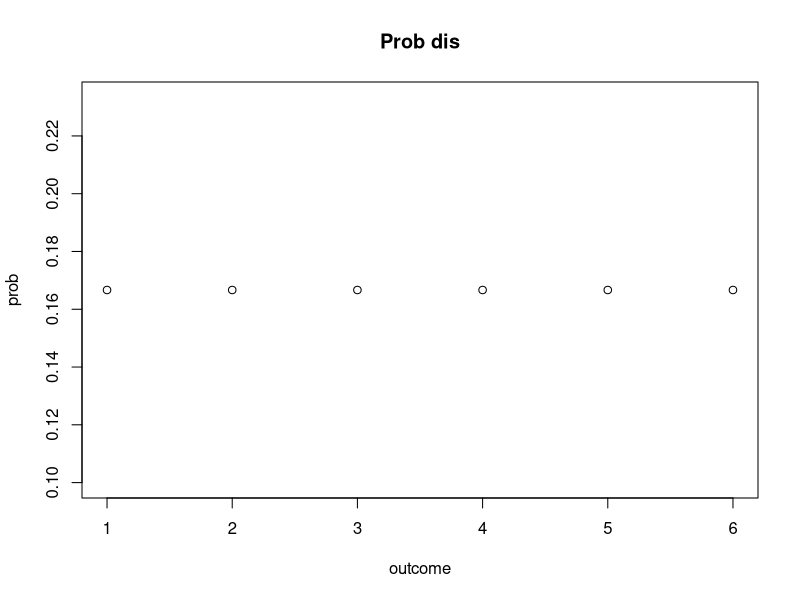
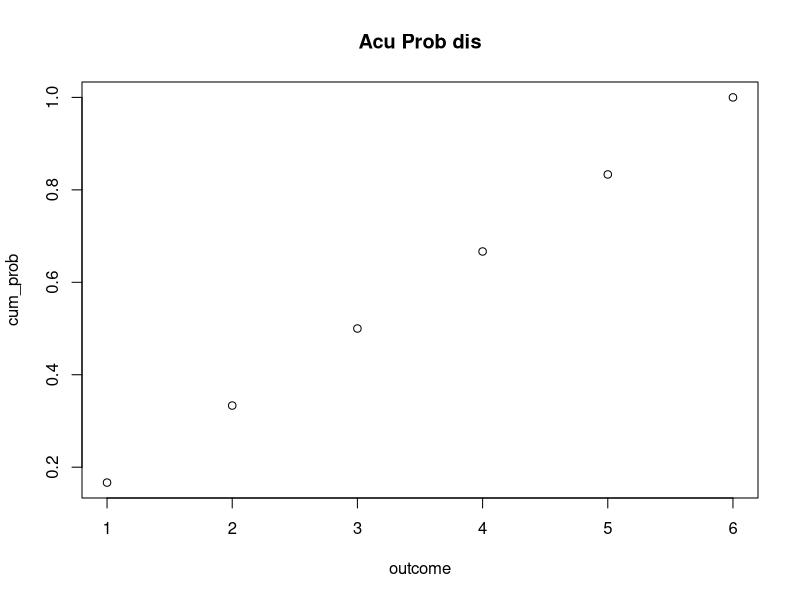
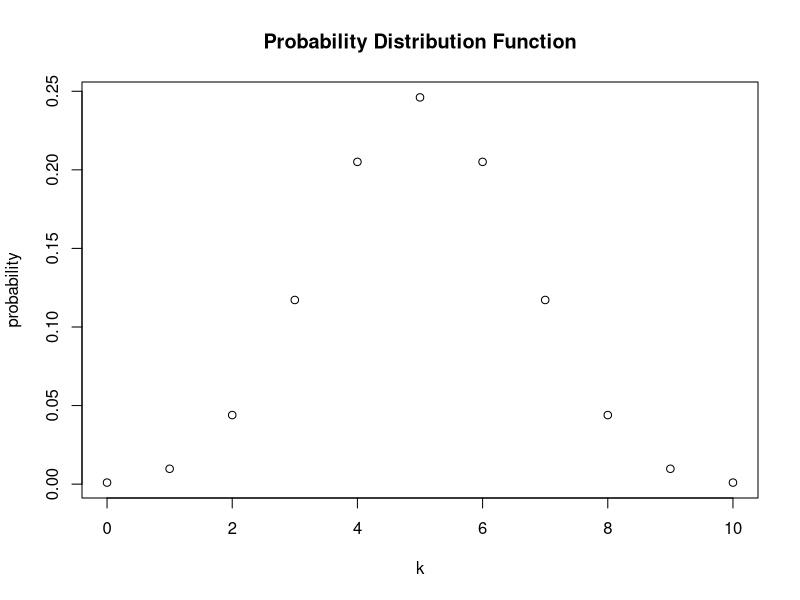
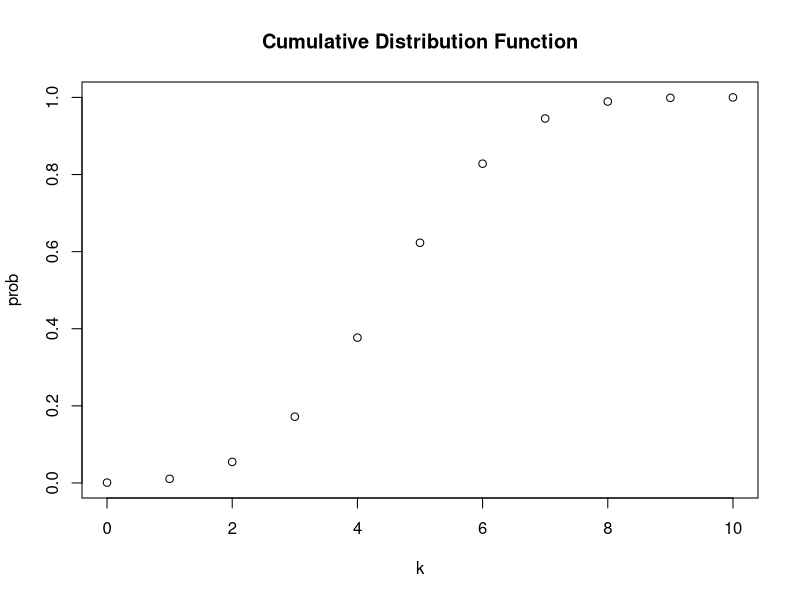
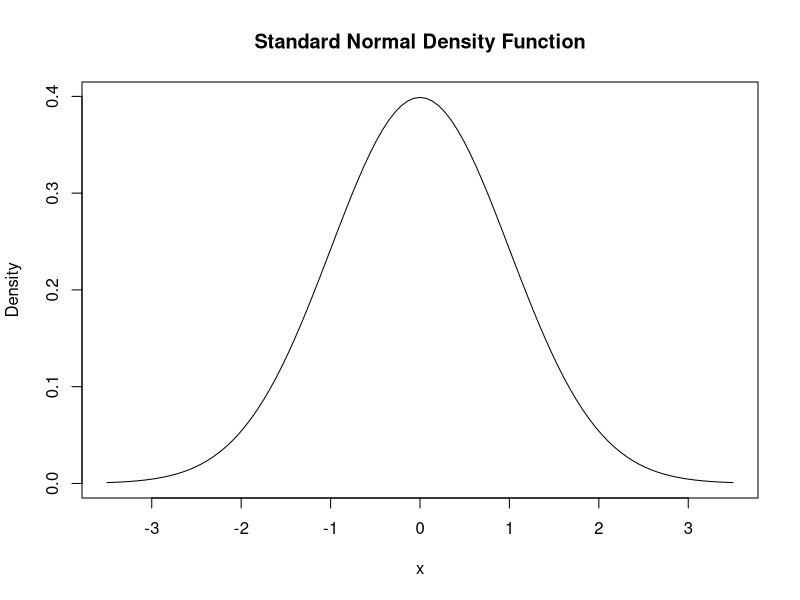
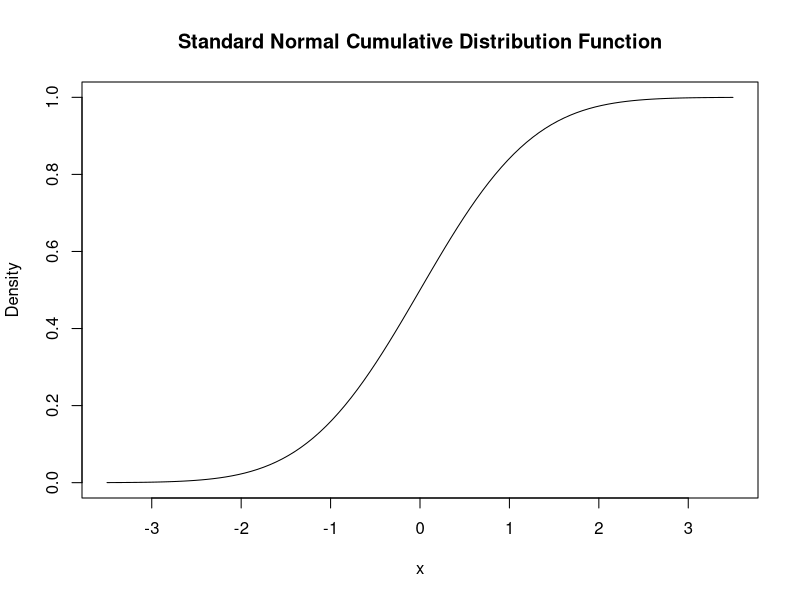
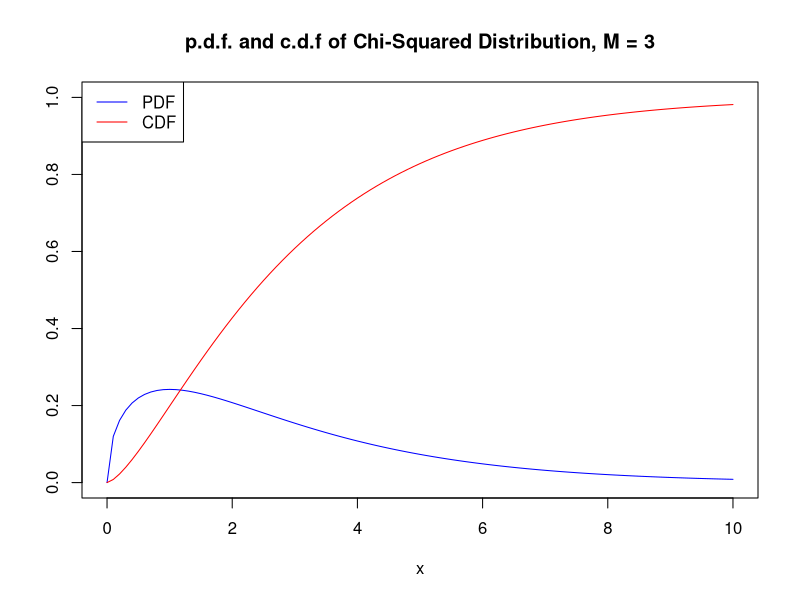
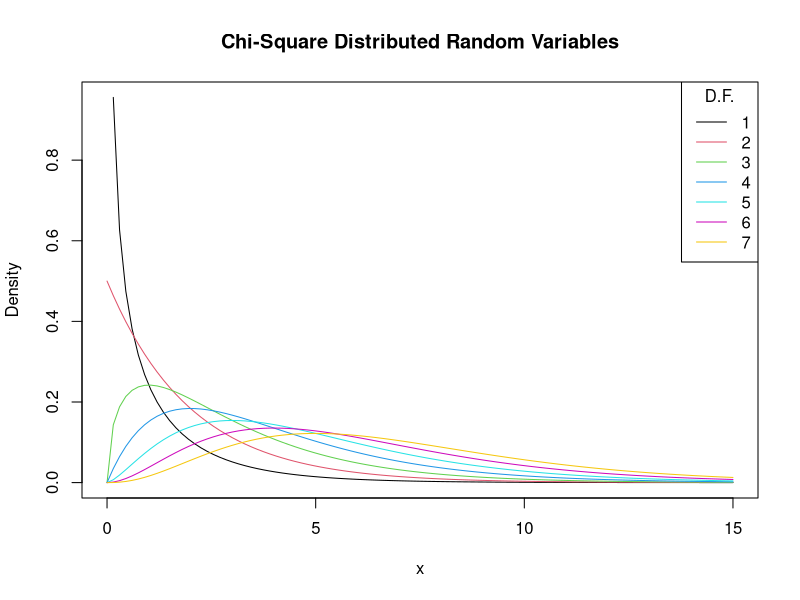

Write the R code that produced these figures, in order.
## ---- chunk 1
knitr::opts_chunk$set(echo = TRUE)
## ---- chunk 2
#Muestro aleatorio discreto, size 1
sample(1:6,1)
#Graficando probabilidades 
prob<-rep(1/6,6)
plot(prob,main='Prob dis',xlab='outcome')
#Para la probabilidad acumulada
cum_prob<-cumsum((prob))
plot(cum_prob,main='Acu Prob dis',xlab='outcome')
## ---- chunk 3
#Outcome pueden ser strings
sample(c("H", "T"), 1)
#Si denotamos a k como probabilidad de exito de optener H en bernuolli k~B(n,p)
dbinom(x=5,size=10,prob=0.5)
#Y si ahora queremos P(4<= K <=7 )
sum(dbinom(x=4:7,size=10,prob=0.5))
# Otra forma es con pbinom que toma prob. acum.
#ajustando vector de outcomes
k<-0:10
# assign the probabilities
probability <- dbinom(x = k,
                      size = 10, 
                      prob = 0.5)

# plot the outcomes against their probabilities
plot(x = k, 
     y = probability,
     main = "Probability Distribution Function") 
# compute cumulative probabilities
prob <- pbinom(q = k, 
               size = 10, 
               prob = 0.5)

# plot the cumulative probabilities
plot(x = k, 
     y = prob,
     main = "Cumulative Distribution Function") 
## ---- chunk 4
# compute mean of natural numbers from 1 to 6
mean(1:6)

# set seed for reproducibility
set.seed(1)
# compute the sample mean of 10000 dice rolls
mean(sample(1:6, 
           10000, 
           replace = T))
#Varianza 
var(1:6)
## ---- chunk 5
# define functions
f <- function(x) 3 / x^4
g <- function(x) x * f(x)
h <- function(x) x^2 * f(x)
# compute area under the density curve
area <- integrate(f, 
                 lower = 1, 
                 upper = Inf)$value
area
# Calculando la esperanza
EX <- integrate(g,
                lower = 1,
                upper = Inf)$value
EX
# compute Var(X)
VarX <- integrate(h,
                  lower = 1,
                  upper = Inf)$value - EX^2 
VarX
## [1] 0.75
## ---- chunk 6
# draw a plot of the N(0,1) PDF
curve(dnorm(x),
      xlim = c(-3.5, 3.5),
      ylab = "Density", 
      main = "Standard Normal Density Function") 
# compute denstiy at x=-1.96, x=0 and x=1.96
dnorm(x = c(-1.96, 0, 1.96))
# plot the standard normal CDF
curve(pnorm(x), 
      xlim = c(-3.5, 3.5), 
      ylab = "Density", 
      main = "Standard Normal Cumulative Distribution Function")
# define the standard normal PDF as an R function
f <- function(x) {
  1/(sqrt(2 * pi)) * exp(-0.5 * x^2)
}
# define a vector of reals
quants <- c(-1.96, 0, 1.96)
# compute densities
f(quants)
# integrate f()
integrate(f, 
          lower = -Inf, 
          upper = 1.337)
#El valor es la probabiliad de observar un z<1.337
#o 
pnorm(1.337)
# P(-1.96<z<1.96)=1-2xP(z(<-1.96)) Osea que Z se encuentre hasta dos ds de distancia
# compute the probability
1 - 2 * (pnorm(-1.96))
## ---- chunk 7
# plot the PDF
curve(dchisq(x, df = 3), 
      xlim = c(0, 10), 
      ylim = c(0, 1), 
      col = "blue",
      ylab = "",
      main = "p.d.f. and c.d.f of Chi-Squared Distribution, M = 3")

# add the CDF to the plot
curve(pchisq(x, df = 3), 
      xlim = c(0, 10),add = TRUE,
      col = "red")

# add a legend to the plot
legend("topleft", 
       c("PDF", "CDF"), 
       col = c("blue", "red"), 
       lty = c(1, 1))
# plot the density for M=1
curve(dchisq(x, df = 1), 
      xlim = c(0, 15), 
      xlab = "x", 
      ylab = "Density", 
      main = "Chi-Square Distributed Random Variables")

# add densities for M=2,...,7 to the plot using a 'for()' loop 
for (M in 2:7) {
  curve(dchisq(x, df = M),
        xlim = c(0, 15), 
        add = T, 
        col = M)
}

# add a legend
legend("topright", 
       as.character(1:7), 
       col = 1:7 , 
       lty = 1, 
       title = "D.F.")
# Aumento de varianza mientras aumento fd
## ---- chunk 8
curve(dnorm(x), 
      xlim = c(-4, 4), 
      xlab = "x", 
      lty = 2, 
      ylab = "Density", 
      main = "Densities of t Distributions")

# plot the t density for M=2
curve(dt(x, df = 2), 
      xlim = c(-4, 4), 
      col = 2, 
      add = T)

# plot the t density for M=4
curve(dt(x, df = 4), 
      xlim = c(-4, 4), 
      col = 3, 
      add = T)

# plot the t density for M=25
curve(dt(x, df = 25), 
      xlim = c(-4, 4), 
      col = 4, 
      add = T)

# add a legend
legend("topright", 
       c("N(0, 1)", "M=2", "M=4", "M=25"), 
       col = 1:4, 
       lty = c(2, 1, 1, 1))
#Vemos la convergencia de t a medida que aumentamos fd
## ---- chunk 9
pf(2, 3, 13, lower.tail = F) # Prob que sea superior a 2, 2y13 son fd
# define coordinate vectors for vertices of the polygon
x <- c(2, seq(2, 10, 0.01), 10)
y <- c(0, df(seq(2, 10, 0.01), 3, 14), 0)

# draw density of F_{3, 14}
curve(df(x ,3 ,14), 
      ylim = c(0, 0.8), 
      xlim = c(0, 10), 
      ylab = "Density",
      main = "Density Function")

# draw the polygon
polygon(x, y, col = 30)



## ---- chunk 10
sum(sample(1:6, 2, replace = T))
# Vector of outcomes
S <- 2:12

# Vector of probabilities
PS <- c(1:6, 5:1) / 36

# Expectation of S
ES <- sum(S * PS) #notese * multiplica vectores

ES
# Variance of S
VarS <- sum(
  (S - c(ES))^2 * PS
  )
VarS
# divide the plotting area into one row with two columns
par(mfrow = c(1, 2))

# plot the distribution of S
barplot(PS, 
        ylim = c(0, 0.2), 
        xlab = "S", 
        ylab = "Probability", 
        col = "steelblue", 
        space = 0, 
        main = "Sum of Two Dice Rolls")

# plot the distribution of D 
probability <- rep(1/6, 6)
names(probability) <- 1:6

barplot(probability, 
        ylim = c(0, 0.2), 
        xlab = "D", 
        col = "steelblue", 
        space = 0, 
        main = "Outcome of a Single Dice Roll")
## ---- chunk 11
# set sample size and number of samples
n <- 10
reps <- 10000

# perform random sampling
samples <- replicate(reps, rnorm(n)) # 10 x 10000 sample matrix

# compute sample means
sample.avgs <- colMeans(samples)
# Plot the density histogram
hist(sample.avgs, 
     ylim = c(0, 1.4), 
     col = "steelblue" , 
     freq = F, 
     breaks = 20)

# overlay the theoretical distribution of sample averages on top of the histogram
curve(dnorm(x, sd = 1/sqrt(n)), 
      col = "red", 
      lwd = "2", 
      add = T)
# number of repititions
reps <- 10000

# set degrees of freedom of a chi-Square Distribution
DF <- 3 

# sample 10000 column vectors à 3 N(0,1) R.V.S
Z <- replicate(reps, rnorm(DF)) 

# column sums of squares
X <- colSums(Z^2)

# histogram of column sums of squares
hist(X, 
     freq = F, 
     col = "steelblue", 
     breaks = 40, 
     ylab = "Density", 
     main = "")

# add theoretical density
curve(dchisq(x, df = DF), 
      type = 'l', 
      lwd = 2, 
      col = "red", 
      add = T)
## ---- chunk 12

# set seed
set.seed(1)

# set number of coin tosses and simulate
N <- 100
Y <- sample(0:1, N, replace = T)

# Calculate R_n for 1:N
S <- cumsum(Y)
R <- S/(1:N)

# Plot the path.
plot(R, 
     ylim = c(0.3, 0.7), 
     type = "l", 
     col = "steelblue", 
     lwd = 2, 
     xlab = "n", 
     ylab = "R_n",
     main = "Converging Share of Heads in Repeated Coin Tossing")

# Add a dashed line for R_n = 0.5
lines(c(0, N), 
      c(0.5, 0.5), 
      col = "darkred", 
      lty = 2, 
      lwd = 1)
#hacer juego de cambiar n, el 120-100> pareciese estar n
# subdivide the plot panel into a 2-by-2 array
par(mfrow = c(2, 2))

# set the number of repetitions and the sample sizes
reps <- 10000
sample.sizes <- c(5, 20, 75, 100)

# set seed for reproducibility
set.seed(123)

# vector of break numbers for histograms
b <- c(5, 10, 15, 30)

# outer loop (loop over the sample sizes)
  for (n in sample.sizes) {
    
    samplemean <- rep(0, reps) #initialize the vector of sample menas
    stdsamplemean <- rep(0, reps) #initialize the vector of standardized sample menas

# inner loop (loop over repetitions)   
    for (i in 1:reps) {
      x <- rbinom(n, 1, 0.5)
      samplemean[i] <- mean(x)
      stdsamplemean[i] <- sqrt(n)*(mean(x) - 0.5)/0.5
    }
    
# plot histogram and overlay the N(0,1) density in every iteration    
    hist(stdsamplemean, 
         col = "steelblue", 
         freq = FALSE, 
         breaks = 40,
         xlim = c(-3, 3), 
         ylim = c(0, 0.8), 
         xlab = paste("n =", n), 
         main = "")
    
    curve(dnorm(x), 
          lwd = 2, 
          col = "darkred", 
          add = TRUE)
  } 
